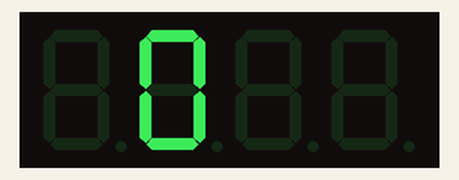
Recording of a program running on a simulated Raspberry Pi (BCM pin numbers). On the bench: 4-digit seven-segment display. The segment pins are drawn as the display they are named for.

Above: at 0.3 s.
At 5.1 s:
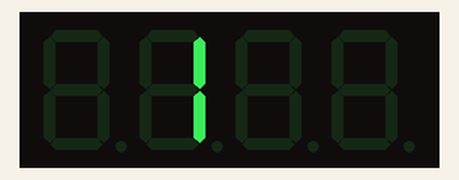
At 9.9 s:
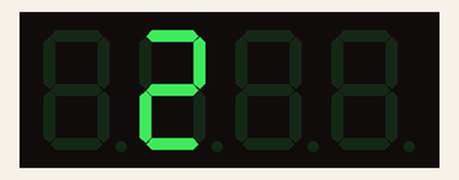
At 19.92 s:
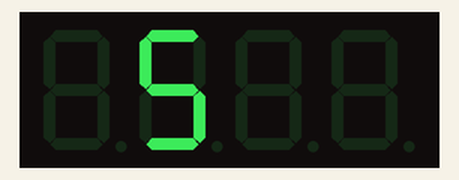
At 29.52 s:
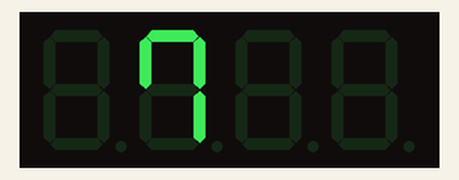
At 39.66 s:
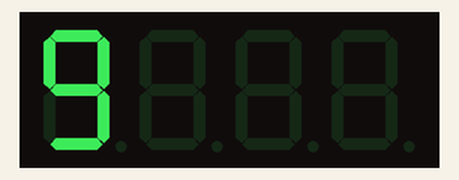

The program:

fnd03.py
```python
import RPi.GPIO as GPIO
import time

# 0~9까지 1Byte hex값
fndDatas = [0x3f, 0x06, 0x5b, 0x4f, 0x66, 0x6d, 0x7d, 0x27, 0x7f, 0x6f]
fndSegs = [20, 24, 19, 13, 6, 21, 26] # a~g led pin
fndSels = [18, 23, 25, 22] # fnd 선택 pin
count = 0

# GPIO 설정
GPIO.setmode(GPIO.BCM)
for fndSeg in fndSegs:
   GPIO.setup(fndSeg, GPIO.OUT)
   GPIO.output(fndSeg, 0)

for fndSel in fndSels:
   GPIO.setup(fndSel, GPIO.OUT)
   GPIO.output(fndSel, 1)

def fndOut(data, sel):                           # 하나의 숫자형태를 만드는 함수
   for i in range(0, 7):
      GPIO.output(fndSegs[i], fndDatas[data] & (0x01 << i))
      for j in range(0, 2):             # 표시할 자리수의 fnd만 on
         if j==sel:
            GPIO.output(fndSels[j], 0)
         else:
            GPIO.output(fndSels[j], 1)

try:
   while True:
      count += 1
      d1000 = count / 10000
      d100 = count %1000 / 100
      d10 = count %100 / 10
      d1 = count %10

      d = [d1, d10, d100, d1000]

      for i in range(3, -1, -1):
        fndOut(int(d[i]), i)        # 자리수와 값을 전달
        time.sleep(0.1)

except KeyboardInterrupt:
   GPIO.cleanup()
```
